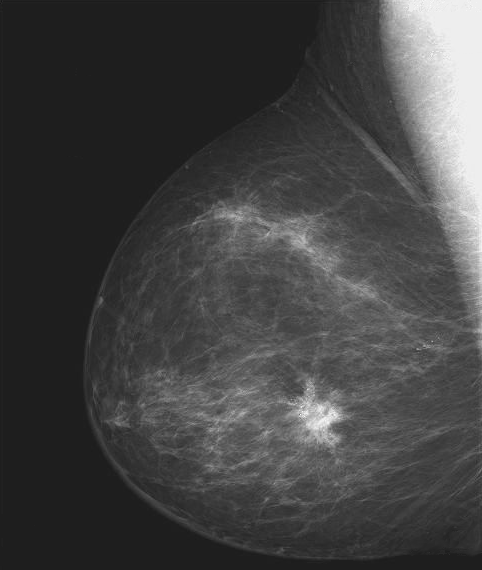
%> input picture Ex1/mammogram.tif, 482 x 570 px
$ octave ex1.m   (GNU Octave 9; MATLAB toolbox functions it lacks are replaced by stand-ins)
%> lines starting %> are read from the running program, lines starting %| are printed output that depends on the picture
% Machine Vision 2022, Exercises 1

%% Task 1

%   MATLAB'S CELL MODE (for scripts):
%   Double percentage signs (%%) mark the beginning of a cell.
%   To move quickly between cells: CTRL + ARROW KEY UP/DOWN
%   Run cell: CTRL + ENTER


clear all  % clears workspace
close all  % closes all open figures

f = imread('figs/mammogram.tif');  % read image file to variable
%> f is the input picture: size 570x482 uint8; min 21, max 255, mean 66.7

figure
imshow(f) % show image in figure


%%

j = imadjust(f,'',[1 0]); % negative image is get when parameter high_out < low_out
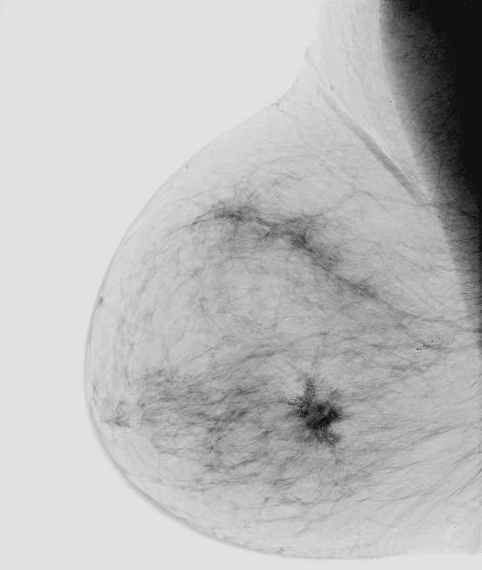
%> j: size 570x482 uint8; min 0, max 234, mean 188.3
figure
imshow(j)


%% Task 2

clear all
close all

img = imread('figs/pollen.tif');
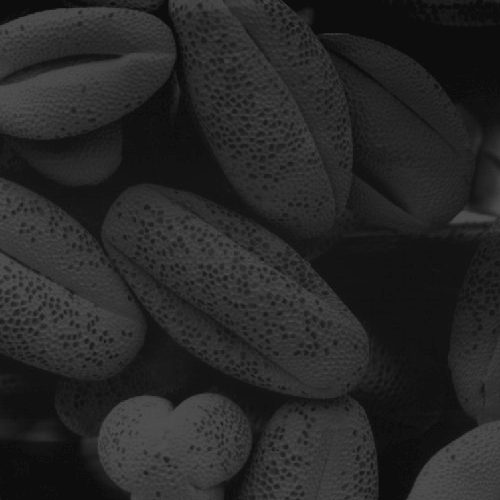
%> input picture Ex1/pollen.tif, 500 x 500 px
%> img is the input picture: size 500x500 uint8; min 13, max 83, mean 38.7

img2 = histeq(img); % histogram equalization
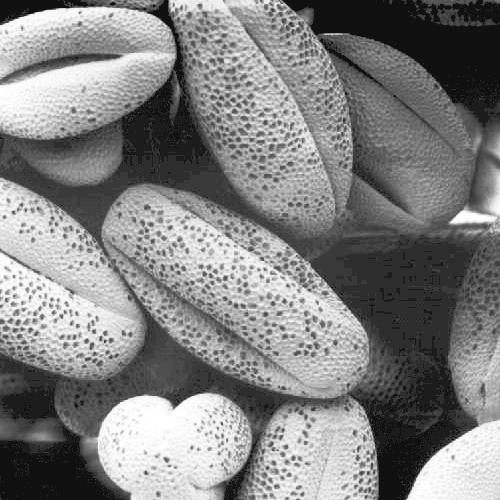
%> img2: size 500x500 uint8; min 16, max 255, mean 129.3

figure
subplot(221); imshow(img) % subplot can be used to plot several images in one figure
subplot(222); imshow(img2)
subplot(223); imhist(img) % displays histogram of the image
subplot(224); imhist(img2)
%> after `imhist(img2)`:
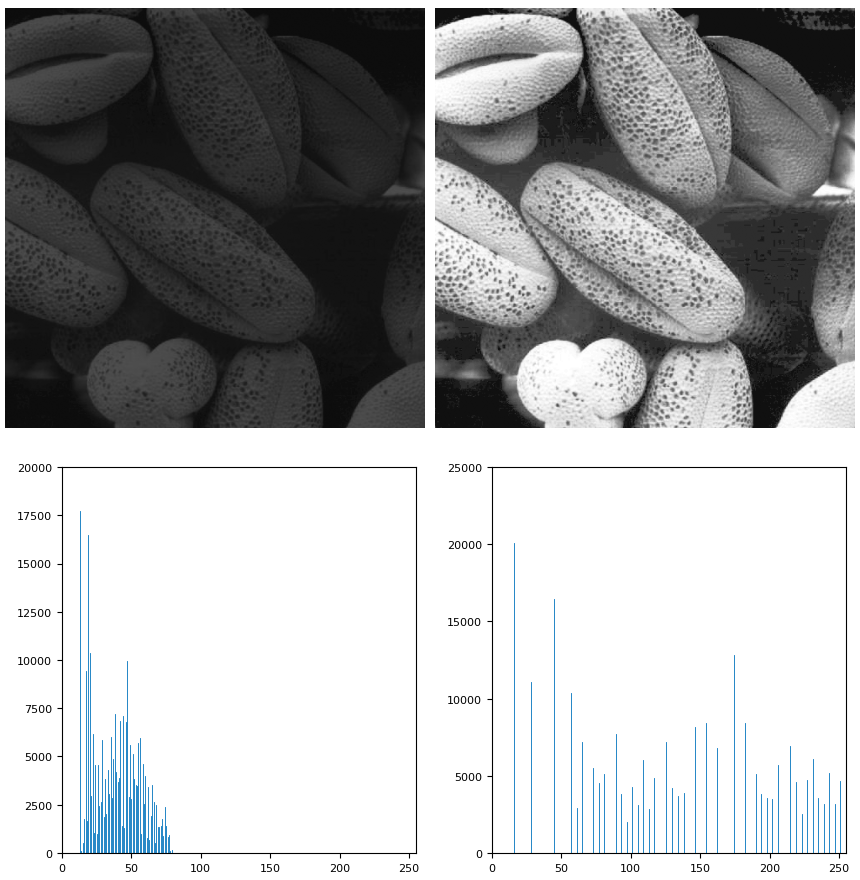
%> figure redrawn from the program's plot data, 4 panels


%% Task 3

clear all
close all

img = imread('figs/pollen.tif');

img2 = histeq(img);

%> (the run ends here)
